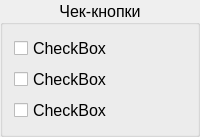
                 <widget class="QGroupBox" name="groupBox_2">
                  <property name="minimumSize">
                   <size>
                    <width>150</width>
                    <height>0</height>
                   </size>
                  </property>
                  <property name="font">
                   <font>
                    <pointsize>12</pointsize>
                   </font>
                  </property>
                  <property name="acceptDrops">
                   <bool>false</bool>
                  </property>
                  <property name="title">
                   <string>Чек-кнопки</string>
                  </property>
                  <property name="alignment">
                   <set>Qt::AlignCenter</set>
                  </property>
                  <layout class="QVBoxLayout" name="verticalLayout_8">
                   <item>
                    <widget class="QCheckBox" name="checkBox_2">
                     <property name="sizePolicy">
                      <sizepolicy hsizetype="Preferred" vsizetype="Preferred">
                       <horstretch>0</horstretch>
                       <verstretch>0</verstretch>
                      </sizepolicy>
                     </property>
                     <property name="font">
                      <font>
                       <pointsize>12</pointsize>
                      </font>
                     </property>
                     <property name="text">
                      <string>CheckBox</string>
                     </property>
                    </widget>
                   </item>
                   <item>
                    <widget class="QCheckBox" name="checkBox">
                     <property name="sizePolicy">
                      <sizepolicy hsizetype="Preferred" vsizetype="Preferred">
                       <horstretch>0</horstretch>
                       <verstretch>0</verstretch>
                      </sizepolicy>
                     </property>
                     <property name="font">
                      <font>
                       <pointsize>12</pointsize>
                      </font>
                     </property>
                     <property name="text">
                      <string>CheckBox</string>
                     </property>
                    </widget>
                   </item>
                   <item>
                    <widget class="QCheckBox" name="checkBox_3">
                     <property name="sizePolicy">
                      <sizepolicy hsizetype="Preferred" vsizetype="Preferred">
                       <horstretch>0</horstretch>
                       <verstretch>0</verstretch>
                      </sizepolicy>
                     </property>
                     <property name="font">
                      <font>
                       <pointsize>12</pointsize>
                      </font>
                     </property>
                     <property name="text">
                      <string>CheckBox</string>
                     </property>
                    </widget>
                   </item>
                  </layout>
                 </widget>
